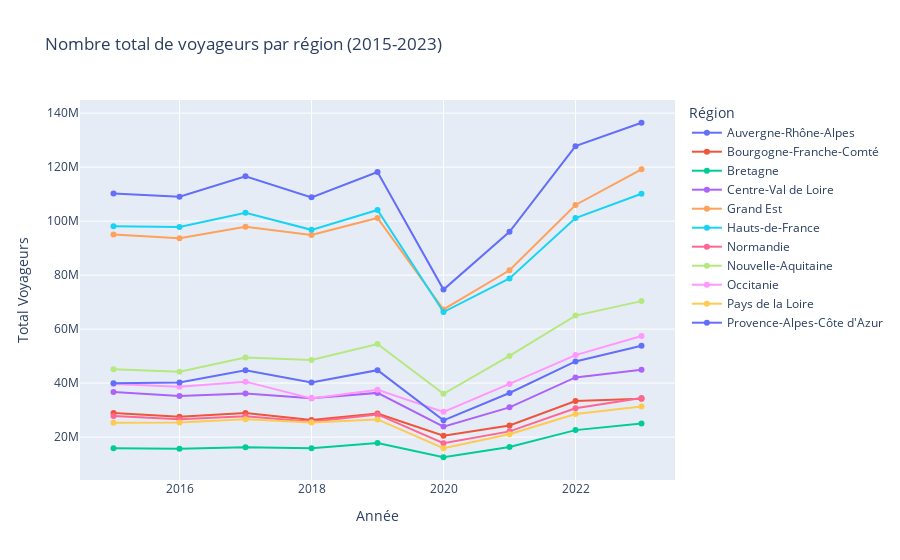

This figure's notebook cell:
### Code cell
# Group by year and region, sum the number of travelers
region_year_travelers = gares_communes.groupby(['Année', 'nom_region'])['Total Voyageurs'].sum().reset_index()
region_year_travelers = region_year_travelers.query('nom_region != "Île-de-France"') # Exclude Île-de-France for the plot
# Convert Année to integer for correct sorting
region_year_travelers['Année'] = region_year_travelers['Année'].astype(int)

# Plot with plotly express
fig = px.line(
    region_year_travelers.sort_values(['nom_region', 'Année']),
    x='Année',
    y='Total Voyageurs',
    color='nom_region',
    markers=True,
    labels={
        'Année': 'Année',
        'Total Voyageurs': 'Total Voyageurs',
        'nom_region': 'Région'
    },
    title='Nombre total de voyageurs par région (2015-2023)'
)
fig.show()

### Figure 1 — Plotly figure (JSON) as saved in the notebook; plotly's stock layout.template omitted (floating-point values rounded to 4 significant figures)
{"data": [{"hovertemplate": "Région=Auvergne-Rhône-Alpes<br>Année=%{x}<br>Total Voyageurs=%{y}<extra></extra>", "legendgroup": "Auvergne-Rhône-Alpes", "line": {"color": "#636efa", "dash": "solid"}, "marker": {"symbol": "circle"}, "mode": "lines+markers", "name": "Auvergne-Rhône-Alpes", "orientation": "v", "showlegend": true, "type": "scatter", "x": [2015, 2016, 2017, 2018, 2019, 2020, 2021, 2022, 2023], "xaxis": "x", "y": [110200000.0, 109100000.0, 116600000.0, 108800000.0, 118200000.0, 74630000.0, 96030000.0, 127800000.0, 136400000.0], "yaxis": "y"}, {"hovertemplate": "Région=Bourgogne-Franche-Comté<br>Année=%{x}<br>Total Voyageurs=%{y}<extra></extra>", "legendgroup": "Bourgogne-Franche-Comté", "line": {"color": "#EF553B", "dash": "solid"}, "marker": {"symbol": "circle"}, "mode": "lines+markers", "name": "Bourgogne-Franche-Comté", "orientation": "v", "showlegend": true, "type": "scatter", "x": [2015, 2016, 2017, 2018, 2019, 2020, 2021, 2022, 2023], "xaxis": "x", "y": [28950000.0, 27520000.0, 28900000.0, 26290000.0, 28720000.0, 20500000.0, 24260000.0, 33360000.0, 34170000.0], "yaxis": "y"}, {"hovertemplate": "Région=Bretagne<br>Année=%{x}<br>Total Voyageurs=%{y}<extra></extra>", "legendgroup": "Bretagne", "line": {"color": "#00cc96", "dash": "solid"}, "marker": {"symbol": "circle"}, "mode": "lines+markers", "name": "Bretagne", "orientation": "v", "showlegend": true, "type": "scatter", "x": [2015, 2016, 2017, 2018, 2019, 2020, 2021, 2022, 2023], "xaxis": "x", "y": [15870000.0, 15640000.0, 16200000.0, 15840000.0, 17760000.0, 12520000.0, 16340000.0, 22570000.0, 25020000.0], "yaxis": "y"}, {"hovertemplate": "Région=Centre-Val de Loire<br>Année=%{x}<br>Total Voyageurs=%{y}<extra></extra>", "legendgroup": "Centre-Val de Loire", "line": {"color": "#ab63fa", "dash": "solid"}, "marker": {"symbol": "circle"}, "mode": "lines+markers", "name": "Centre-Val de Loire", "orientation": "v", "showlegend": true, "type": "scatter", "x": [2015, 2016, 2017, 2018, 2019, 2020, 2021, 2022, 2023], "xaxis": "x", "y": [36720000.0, 35230000.0, 36120000.0, 34400000.0, 36360000.0, 23870000.0, 31000000.0, 42100000.0, 44930000.0], "yaxis": "y"}, {"hovertemplate": "Région=Grand Est<br>Année=%{x}<br>Total Voyageurs=%{y}<extra></extra>", "legendgroup": "Grand Est", "line": {"color": "#FFA15A", "dash": "solid"}, "marker": {"symbol": "circle"}, "mode": "lines+markers", "name": "Grand Est", "orientation": "v", "showlegend": true, "type": "scatter", "x": [2015, 2016, 2017, 2018, 2019, 2020, 2021, 2022, 2023], "xaxis": "x", "y": [95020000.0, 93650000.0, 97950000.0, 94900000.0, 101200000.0, 67270000.0, 81800000.0, 106000000.0, 119200000.0], "yaxis": "y"}, {"hovertemplate": "Région=Hauts-de-France<br>Année=%{x}<br>Total Voyageurs=%{y}<extra></extra>", "legendgroup": "Hauts-de-France", "line": {"color": "#19d3f3", "dash": "solid"}, "marker": {"symbol": "circle"}, "mode": "lines+markers", "name": "Hauts-de-France", "orientation": "v", "showlegend": true, "type": "scatter", "x": [2015, 2016, 2017, 2018, 2019, 2020, 2021, 2022, 2023], "xaxis": "x", "y": [98100000.0, 97820000.0, 103100000.0, 96770000.0, 104100000.0, 66310000.0, 78760000.0, 101200000.0, 110100000.0], "yaxis": "y"}, {"hovertemplate": "Région=Normandie<br>Année=%{x}<br>Total Voyageurs=%{y}<extra></extra>", "legendgroup": "Normandie", "line": {"color": "#FF6692", "dash": "solid"}, "marker": {"symbol": "circle"}, "mode": "lines+markers", "name": "Normandie", "orientation": "v", "showlegend": true, "type": "scatter", "x": [2015, 2016, 2017, 2018, 2019, 2020, 2021, 2022, 2023], "xaxis": "x", "y": [27830000.0, 26610000.0, 27720000.0, 25690000.0, 28390000.0, 17720000.0, 22110000.0, 30650000.0, 34450000.0], "yaxis": "y"}, {"hovertemplate": "Région=Nouvelle-Aquitaine<br>Année=%{x}<br>Total Voyageurs=%{y}<extra></extra>", "legendgroup": "Nouvelle-Aquitaine", "line": {"color": "#B6E880", "dash": "solid"}, "marker": {"symbol": "circle"}, "mode": "lines+markers", "name": "Nouvelle-Aquitaine", "orientation": "v", "showlegend": true, "type": "scatter", "x": [2015, 2016, 2017, 2018, 2019, 2020, 2021, 2022, 2023], "xaxis": "x", "y": [45090000.0, 44160000.0, 49470000.0, 48590000.0, 54460000.0, 36030000.0, 50070000.0, 64990000.0, 70360000.0], "yaxis": "y"}, {"hovertemplate": "Région=Occitanie<br>Année=%{x}<br>Total Voyageurs=%{y}<extra></extra>", "legendgroup": "Occitanie", "line": {"color": "#FF97FF", "dash": "solid"}, "marker": {"symbol": "circle"}, "mode": "lines+markers", "name": "Occitanie", "orientation": "v", "showlegend": true, "type": "scatter", "x": [2015, 2016, 2017, 2018, 2019, 2020, 2021, 2022, 2023], "xaxis": "x", "y": [39610000.0, 38620000.0, 40530000.0, 34330000.0, 37520000.0, 29340000.0, 39700000.0, 50360000.0, 57470000.0], "yaxis": "y"}, {"hovertemplate": "Région=Pays de la Loire<br>Année=%{x}<br>Total Voyageurs=%{y}<extra></extra>", "legendgroup": "Pays de la Loire", "line": {"color": "#FECB52", "dash": "solid"}, "marker": {"symbol": "circle"}, "mode": "lines+markers", "name": "Pays de la Loire", "orientation": "v", "showlegend": true, "type": "scatter", "x": [2015, 2016, 2017, 2018, 2019, 2020, 2021, 2022, 2023], "xaxis": "x", "y": [25300000.0, 25400000.0, 26630000.0, 25380000.0, 26530000.0, 15870000.0, 21060000.0, 28520000.0, 31300000.0], "yaxis": "y"}, {"hovertemplate": "Région=Provence-Alpes-Côte d'Azur<br>Année=%{x}<br>Total Voyageurs=%{y}<extra></extra>", "legendgroup": "Provence-Alpes-Côte d'Azur", "line": {"color": "#636efa", "dash": "solid"}, "marker": {"symbol": "circle"}, "mode": "lines+markers", "name": "Provence-Alpes-Côte d'Azur", "orientation": "v", "showlegend": true, "type": "scatter", "x": [2015, 2016, 2017, 2018, 2019, 2020, 2021, 2022, 2023], "xaxis": "x", "y": [39890000.0, 40210000.0, 44750000.0, 40250000.0, 44780000.0, 26190000.0, 36320000.0, 48010000.0, 53810000.0], "yaxis": "y"}], "layout": {"legend": {"title": {"text": "Région"}, "tracegroupgap": 0}, "title": {"text": "Nombre total de voyageurs par région (2015-2023)"}, "xaxis": {"anchor": "y", "domain": [0, 1], "title": {"text": "Année"}}, "yaxis": {"anchor": "x", "domain": [0, 1], "title": {"text": "Total Voyageurs"}}}}
